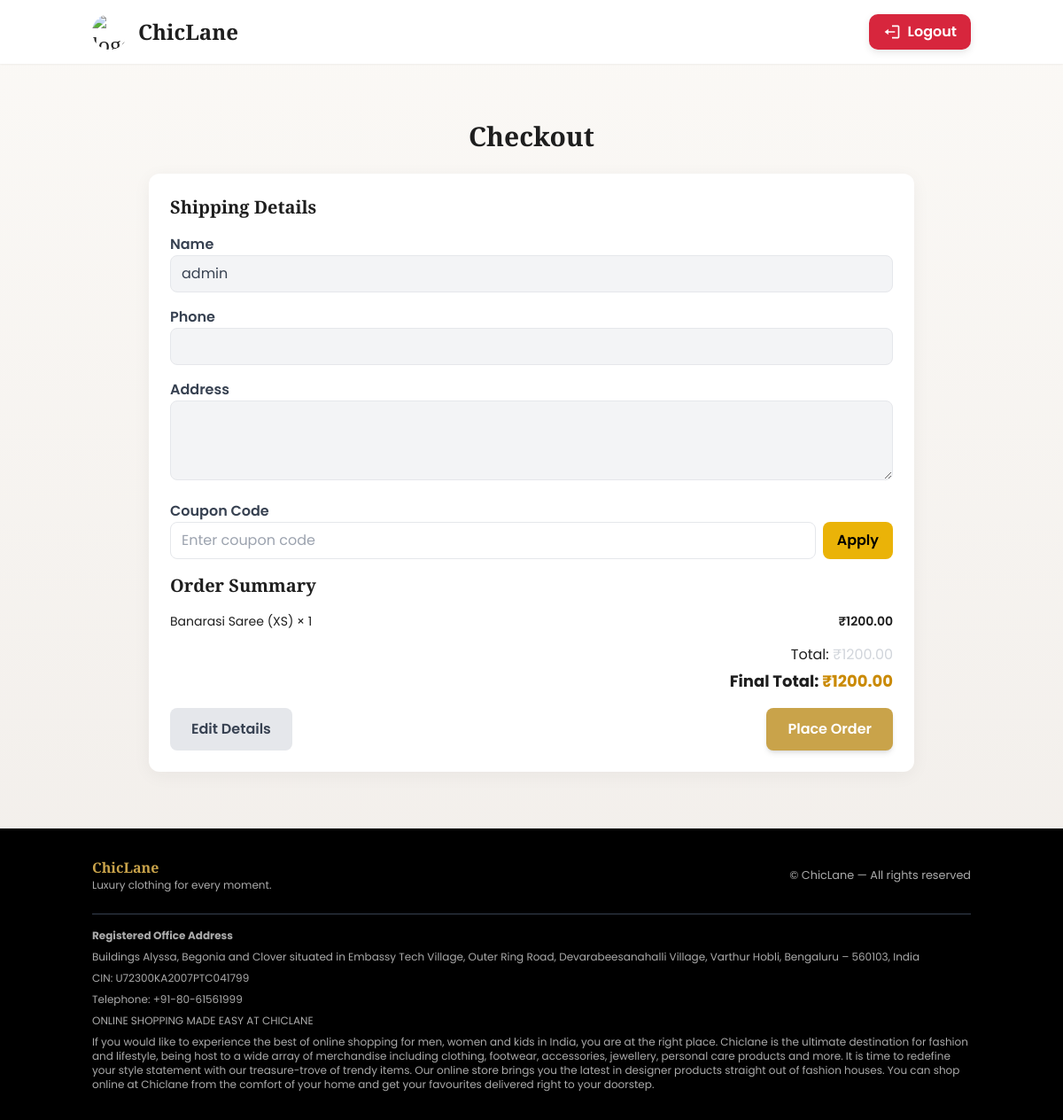
Screenshot of /checkout/ (signed in) with the database file from the repository.
### store/models.py (models this page shows, shortened)
class CustomerProfile(models.Model):
    user = models.OneToOneField(User, on_delete=models.CASCADE, related_name="profile")
    full_name = models.CharField(max_length=100, blank=True)
    phone_number = models.CharField(max_length=10, blank=True)
    address = models.TextField(blank=True)
    loyalty_points = models.PositiveIntegerField(default=0)

class CartItem(models.Model):
    user = models.ForeignKey(User, on_delete=models.CASCADE, null=True, blank=True)
    session_key = models.CharField(max_length=40, null=True, blank=True)
    variant = models.ForeignKey(ProductVariant, on_delete=models.CASCADE)
    quantity = models.PositiveIntegerField(default=1)
    def line_total(self):
        return self.variant.get_price() * self.quantity

class ProductVariant(models.Model):
    product = models.ForeignKey(Product, on_delete=models.CASCADE, related_name="variants")
    sku = models.CharField(max_length=120, unique=True)
    size = models.CharField(max_length=4, choices=SIZE_CHOICES)
    color = models.CharField(max_length=80)
    price = models.DecimalField(max_digits=10, decimal_places=2, null=True, blank=True)
    stock = models.PositiveIntegerField(default=0)
    is_active = models.BooleanField(default=True)
    class Meta:
        unique_together = ("product", "size", "color", "sku")
    def get_price(self):
        return self.price if self.price is not None else self.product.get_price()

class Product(models.Model):
    name = models.CharField(max_length=255)
    slug = models.SlugField(max_length=300, unique=True, blank=True)
    category = models.ForeignKey(
        Category,
        on_delete=models.SET_NULL,
        null=True,
        related_name="products"
    )
    description = models.TextField(blank=True)
    price = models.DecimalField(max_digits=10, decimal_places=2)
    discounted_price = models.DecimalField(max_digits=10, decimal_places=2, null=True, blank=True)
    is_featured = models.BooleanField(default=False)
    is_active = models.BooleanField(default=True)
    created_at = models.DateTimeField(auto_now_add=True)
    def get_price(self):
        return self.discounted_price if self.discounted_price else self.price

### store/views.py (the view, shortened to what this page needs)
# urls.py: path('checkout/', views.checkout, name='checkout'),
@login_required
def checkout(request):
    cart_items = CartItem.objects.filter(user=request.user)
    if not cart_items.exists():
        messages.error(request, "Your cart is empty.")
        return redirect("store:cart")
    profile, _ = CustomerProfile.objects.get_or_create(user=request.user)
    initial_data = {
        "full_name": profile.full_name or request.user.username,
        "phone_number": profile.phone_number,
        "address": profile.address,
    }
    total = sum(ci.line_total() for ci in cart_items)
    discount = Decimal(0)
    final_total = total
    applied_coupon = None
    form = CheckoutForm(request.POST or None, initial=initial_data)
    coupon_form = ApplyCouponForm(request.POST or None)
    final_total = total - discount
    return render(request, "store/checkout.html", {
        "cart_items": cart_items,
        "total": total,
        "discount": discount,
        "final_total": final_total,
        "applied_coupon": applied_coupon,
        "form": form,
        "coupon_form": coupon_form,
    })

### store/forms.py
class CheckoutForm(forms.Form):
    full_name = forms.CharField(
        max_length=100,
        label="Full Name",
        widget=forms.TextInput(attrs={
            'class': 'w-full border rounded-lg px-3 py-2',
            'placeholder': 'Full Name'
        })
    )
    phone_number = forms.CharField(
        max_length=10,
        label="Phone Number",
        widget=forms.TextInput(attrs={
            'class': 'w-full border rounded-lg px-3 py-2',
            'placeholder': 'Phone Number'
        })
    )
    address = forms.CharField(
        max_length=255,
        label="Address",
        widget=forms.Textarea(attrs={
            'class': 'w-full border rounded-lg px-3 py-2',
            'rows': 3,
            'placeholder': 'Shipping Address'
        })
    )

class ApplyCouponForm(forms.Form):
    code = forms.CharField(max_length=30, required=True, label="Coupon Code")

### store/context_processors.py (called while the page is built)
def cart_and_wishlist_counts(request):
    cart_count = 0
    wishlist_count = 0
    if request.user.is_authenticated:
        cart_count = CartItem.objects.filter(user=request.user).count()
        wishlist_count = Wishlist.objects.filter(user=request.user).count()
    else:
        session_key = request.session.session_key or request.session.create()
        cart_count = CartItem.objects.filter(session_key=session_key).count()
    return {
        "cart_count": cart_count,
        "wishlist_count": wishlist_count,
    }

### store/templates/store/checkout.html (shortened to what this page needs)
{% extends "store/base.html" %}
{% block content %}
<div class="max-w-4xl mx-auto px-4 py-8">
  <h1 class="text-3xl font-bold mb-6 text-center">Checkout</h1>
  <div class="card p-6 space-y-6">
    <div>
      <h2 class="text-xl font-semibold mb-4">Shipping Details</h2>
      <form method="post" id="checkoutForm">
        <div class="mb-4">
          <label class="block font-semibold text-gray-700">Name</label>
          <input type="text" name="full_name"
                 value="{{ form.full_name.value|default_if_none:request.user.profile.full_name }}"
                 class="w-full border rounded-lg px-3 py-2 text-gray-700 bg-gray-100" readonly>
        </div>
        <div class="mb-4">
          <label class="block font-semibold text-gray-700">Phone</label>
          <input type="text" name="phone_number"
                 value="{{ form.phone_number.value|default_if_none:request.user.profile.phone_number }}"
                 class="w-full border rounded-lg px-3 py-2 text-gray-700 bg-gray-100" readonly>
        </div>
        <div class="mb-4">
          <label class="block font-semibold text-gray-700">Address</label>
          <textarea name="address" rows="3"
                    class="w-full border rounded-lg px-3 py-2 text-gray-700 bg-gray-100" readonly>{{ form.address.value|default_if_none:request.user.profile.address }}</textarea>
        </div>
        <div class="mb-4">
          <label class="block font-semibold text-gray-700">Coupon Code</label>
          <div class="flex gap-2">
            <input type="text" name="code"  value="{% if applied_coupon %}{{ applied_coupon.code }}{% endif %}"
                   class="w-full border rounded-lg px-3 py-2 text-gray-700" placeholder="Enter coupon code">
            <button type="submit" name="apply_coupon"
                    class="px-4 py-2 rounded-lg bg-yellow-500 text-black font-semibold hover:bg-yellow-400">
              Apply
            </button>
          </div>
        </div>
        {% if cart_items %}
        <div class="mb-4">
          <h2 class="text-xl font-semibold mb-4">Order Summary</h2>
          <div class="space-y-2">
            {% for item in cart_items %}
            <div class="flex justify-between text-sm">
              <div>{{ item.variant.product.name }} ({{ item.variant.size }}) × {{ item.quantity }}</div>
              <div class="font-semibold">₹{{ item.line_total }}</div>
            </div>
            {% endfor %}
          </div>
          <div class="mt-4 text-right space-y-1">
            <div>Total: <span class="text-gray-300">₹{{ total }}</span></div>
            <div class="font-bold text-lg">Final Total: <span class="text-yellow-600">₹{{ final_total }}</span></div>
          </div>
        </div>
        {% endif %}
        <div class="flex flex-col md:flex-row items-center justify-between gap-4 mt-4">
          <button type="button" id="editBtn"
                  class="w-full md:w-auto px-6 py-3 rounded-lg bg-gray-200 text-gray-700 font-semibold hover:bg-gray-300 transition">
            Edit Details
          </button>
          <button type="submit" name="place_order"
                  class="btn-gold w-full md:w-auto px-6 py-3 rounded-lg font-semibold shadow-md">
            Place Order
          </button>
        </div>
      </form>
    </div>
  </div>
</div>
{% endblock %}

### static/store/css/custom.css (style rules this page uses)
:root { --gold: #C9A34A; --ivory: #FBF9F6; --charcoal: #1E1E1E; --muted: #767676; }
body { background: var(--ivory); color: var(--charcoal); font-family: 'Inter', sans-serif; }
.card { background: white; border-radius: 10px; box-shadow: 0 6px 30px rgba(30,30,30,0.08); transition: transform .25s ease, box-shadow .25s ease; overflow: hidden; }
.btn-gold { background: var(--gold); color: #fff; padding: .6rem 1rem; border-radius: 8px; font-weight:700; border:none; }

### store/templates/store/base.html (style rules this page uses)
body { font-family: 'Poppins', sans-serif !important; background: linear-gradient(180deg, #FBF9F6 0%, #F0ECE8 100%); color: #1E1E1E; }
h1, h2, h3, h4, h5, h6 { font-family: 'Playfair Display', serif; }
.card { border-radius: 12px; background: white; box-shadow: 0 4px 20px rgba(30,30,30,0.05); transition: transform 0.3s ease, box-shadow 0.3s ease; }

### rows the page displays
CartItem: variant.product.name "Banarasi Saree", variant.size "XS", quantity "1", line_total "1200.00"

### other values shown
{{ total }} "1200.00"
{{ final_total }} "1200.00"
